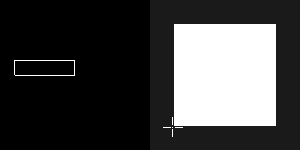

This figure's Python source:
#!/usr/bin/env python
# Demonstrate laying out widgets in multiple viewports.

import vtkmodules.vtkInteractionStyle  # noqa: F401
import vtkmodules.vtkRenderingFreeType  # noqa: F401
import vtkmodules.vtkRenderingOpenGL2  # noqa: F401

from vtkmodules.vtkFiltersSources import vtkPlaneSource
from vtkmodules.vtkInteractionWidgets import (
    vtkBorderRepresentation,
    vtkBorderWidget,
    vtkHandleWidget,
    vtkPointHandleRepresentation2D,
)
from vtkmodules.vtkRenderingCore import (
    vtkActor,
    vtkPolyDataMapper,
    vtkRenderWindow,
    vtkRenderWindowInteractor,
    vtkRenderer,
)

# Source
plane = vtkPlaneSource()

# Mapper + Actor
plane_mapper = vtkPolyDataMapper()
plane_mapper.SetInputConnection(plane.GetOutputPort())

plane_actor = vtkActor()
plane_actor.SetMapper(plane_mapper)

# Renderer (two viewports)
renderer_0 = vtkRenderer()
renderer_0.SetBackground(0, 0, 0)
renderer_0.SetViewport(0, 0, 0.5, 1)

renderer_1 = vtkRenderer()
renderer_1.SetBackground(0.1, 0.1, 0.1)
renderer_1.SetViewport(0.5, 0, 1, 1)
renderer_1.AddActor(plane_actor)

# Render window
render_window = vtkRenderWindow()
render_window.AddRenderer(renderer_0)
render_window.AddRenderer(renderer_1)
render_window.SetWindowName("multiple viewports")
render_window.SetMultiSamples(0)
render_window.SetSize(300, 150)

# Interactor
interactor = vtkRenderWindowInteractor()
interactor.SetRenderWindow(render_window)

# Widget: border widget in first viewport
border_rep = vtkBorderRepresentation()
border_rep.GetPositionCoordinate().SetValue(0.1, 0.5)
border_rep.GetPosition2Coordinate().SetValue(0.4, 0.1)
border_rep.SetShowBorderToOn()

border_widget = vtkBorderWidget()
border_widget.SetInteractor(interactor)
border_widget.SetCurrentRenderer(renderer_0)
border_widget.SetRepresentation(border_rep)
border_widget.On()

# Widget: handle widget in second viewport
handle_rep = vtkPointHandleRepresentation2D()
handle_rep.SetWorldPosition(plane.GetOrigin())

handle_widget = vtkHandleWidget()
handle_widget.SetCurrentRenderer(renderer_1)
handle_widget.SetInteractor(interactor)
handle_widget.SetRepresentation(handle_rep)
handle_widget.On()

# Scene
renderer_0.ResetCamera()
renderer_1.ResetCamera()

interactor.Initialize()
interactor.Start()
